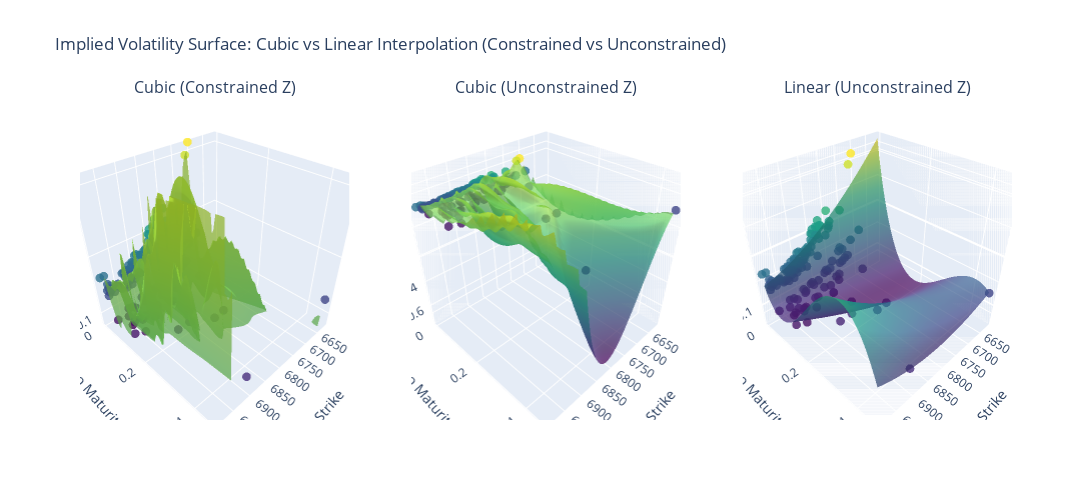

This figure's notebook cell:
### Markdown cell above
## Get Interpolation and Regression (as comparison)

### Code cell
interp,regres = get_interp(calls)
plot_two_interp(interp,regres,calls)

### Figure 1 — Plotly figure (JSON) as saved in the notebook; plotly's stock layout.template omitted (floating-point values rounded to 4 significant figures; data arrays with more than 128 entries replaced by an {"elided": "..."} marker saying what was removed)
{"data": [{"marker": {"color": {"elided": "131 float values"}, "colorscale": [[0, "#440154"], [0.1111, "#482878"], [0.2222, "#3e4989"], [0.3333, "#31688e"], [0.4444, "#26828e"], [0.5556, "#1f9e89"], [0.6667, "#35b779"], [0.7778, "#6ece58"], [0.8889, "#b5de2b"], [1, "#fde725"]], "opacity": 0.8, "size": 3}, "mode": "markers", "scene": "scene", "showlegend": false, "type": "scatter3d", "x": {"elided": "131 float values"}, "y": {"elided": "131 float values"}, "z": {"elided": "131 float values"}}, {"colorscale": [[0, "#440154"], [0.1111, "#482878"], [0.2222, "#3e4989"], [0.3333, "#31688e"], [0.4444, "#26828e"], [0.5556, "#1f9e89"], [0.6667, "#35b779"], [0.7778, "#6ece58"], [0.8889, "#b5de2b"], [1, "#fde725"]], "opacity": 0.7, "scene": "scene", "showlegend": false, "showscale": false, "type": "surface", "x": {"elided": "60x60 float values"}, "y": {"elided": "60x60 float values"}, "z": {"elided": "60x60 float values"}}, {"marker": {"color": {"elided": "131 float values"}, "colorscale": [[0, "#440154"], [0.1111, "#482878"], [0.2222, "#3e4989"], [0.3333, "#31688e"], [0.4444, "#26828e"], [0.5556, "#1f9e89"], [0.6667, "#35b779"], [0.7778, "#6ece58"], [0.8889, "#b5de2b"], [1, "#fde725"]], "opacity": 0.8, "size": 3}, "mode": "markers", "scene": "scene2", "showlegend": false, "type": "scatter3d", "x": {"elided": "131 float values"}, "y": {"elided": "131 float values"}, "z": {"elided": "131 float values"}}, {"colorscale": [[0, "#440154"], [0.1111, "#482878"], [0.2222, "#3e4989"], [0.3333, "#31688e"], [0.4444, "#26828e"], [0.5556, "#1f9e89"], [0.6667, "#35b779"], [0.7778, "#6ece58"], [0.8889, "#b5de2b"], [1, "#fde725"]], "opacity": 0.7, "scene": "scene2", "showlegend": false, "showscale": false, "type": "surface", "x": {"elided": "60x60 float values"}, "y": {"elided": "60x60 float values"}, "z": {"elided": "60x60 float values"}}, {"marker": {"color": {"elided": "131 float values"}, "colorscale": [[0, "#440154"], [0.1111, "#482878"], [0.2222, "#3e4989"], [0.3333, "#31688e"], [0.4444, "#26828e"], [0.5556, "#1f9e89"], [0.6667, "#35b779"], [0.7778, "#6ece58"], [0.8889, "#b5de2b"], [1, "#fde725"]], "opacity": 0.8, "size": 3}, "mode": "markers", "scene": "scene3", "showlegend": false, "type": "scatter3d", "x": {"elided": "131 float values"}, "y": {"elided": "131 float values"}, "z": {"elided": "131 float values"}}, {"colorscale": [[0, "#440154"], [0.1111, "#482878"], [0.2222, "#3e4989"], [0.3333, "#31688e"], [0.4444, "#26828e"], [0.5556, "#1f9e89"], [0.6667, "#35b779"], [0.7778, "#6ece58"], [0.8889, "#b5de2b"], [1, "#fde725"]], "opacity": 0.7, "scene": "scene3", "showlegend": false, "showscale": false, "type": "surface", "x": {"elided": "60x60 float values"}, "y": {"elided": "60x60 float values"}, "z": {"elided": "60x60 float values"}}], "layout": {"annotations": [{"font": {"size": 16}, "showarrow": false, "text": "Cubic (Constrained Z)", "x": 0.1444, "xanchor": "center", "xref": "paper", "y": 1, "yanchor": "bottom", "yref": "paper"}, {"font": {"size": 16}, "showarrow": false, "text": "Cubic (Unconstrained Z)", "x": 0.5, "xanchor": "center", "xref": "paper", "y": 1, "yanchor": "bottom", "yref": "paper"}, {"font": {"size": 16}, "showarrow": false, "text": "Linear (Unconstrained Z)", "x": 0.8556, "xanchor": "center", "xref": "paper", "y": 1, "yanchor": "bottom", "yref": "paper"}], "height": 500, "scene": {"domain": {"x": [0, 0.2889], "y": [0, 1]}, "xaxis": {"title": {"text": "Strike"}}, "yaxis": {"title": {"text": "Time to Maturity (years)"}}, "zaxis": {"range": [0.08857, 0.2072], "title": {"text": "Implied Volatility"}}}, "scene2": {"domain": {"x": [0.3556, 0.6444], "y": [0, 1]}, "xaxis": {"title": {"text": "Strike"}}, "yaxis": {"title": {"text": "Time to Maturity (years)"}}, "zaxis": {"title": {"text": "Implied Volatility"}}}, "scene3": {"domain": {"x": [0.7111, 1], "y": [0, 1]}, "xaxis": {"title": {"text": "Strike"}}, "yaxis": {"title": {"text": "Time to Maturity (years)"}}, "zaxis": {"title": {"text": "Implied Volatility"}}}, "title": {"text": "Implied Volatility Surface: Cubic vs Linear Interpolation (Constrained vs Unconstrained)"}, "width": 1500}}
